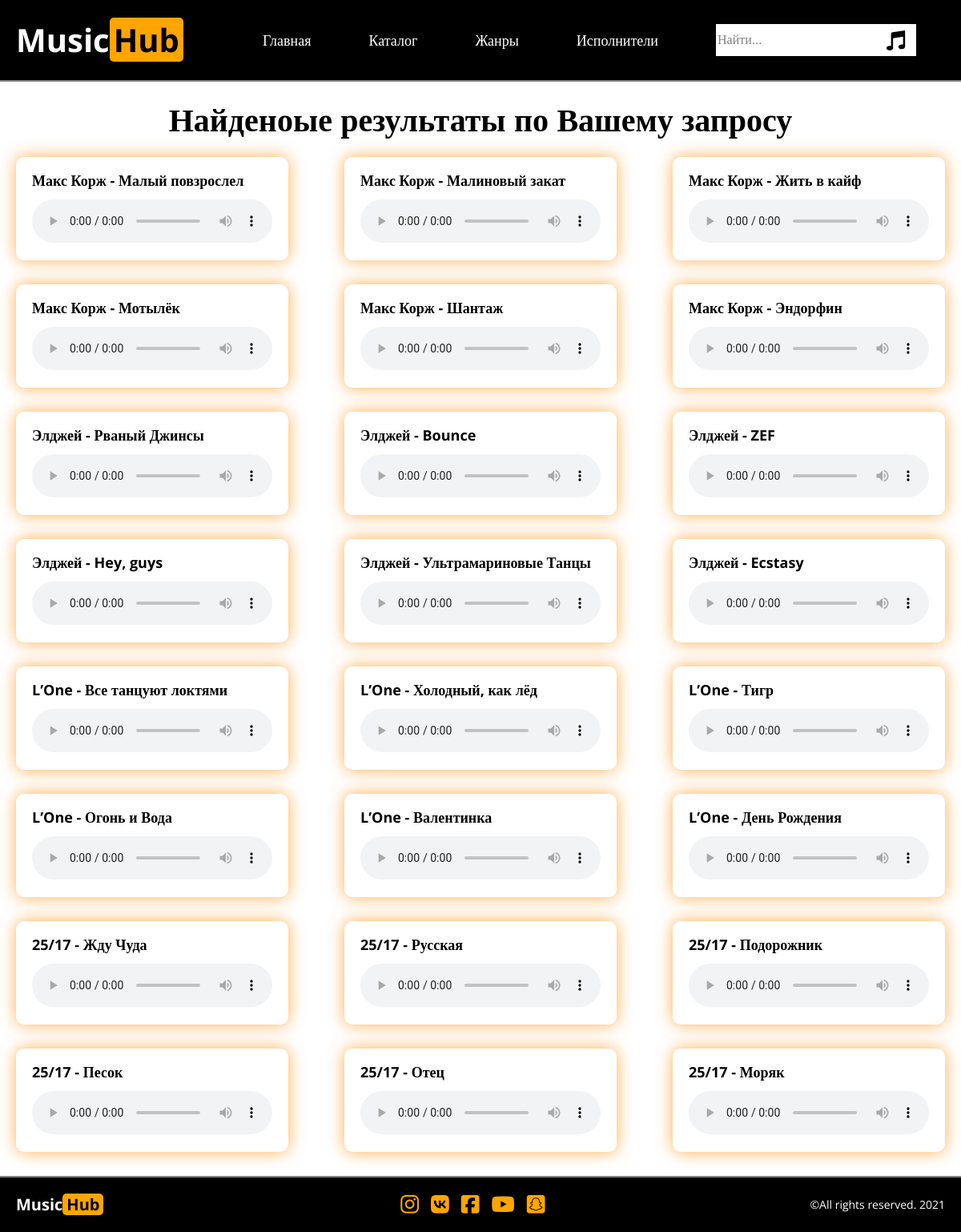
Screenshot of /search.php with the database file from the repository.
### tables this page shows
CREATE TABLE `music` (
  `id` int(10) UNSIGNED NOT NULL,
  `title` char(200) NOT NULL,
  `file_url` char(200) NOT NULL,
  `content` text NOT NULL,
  `cat_id` int(10) UNSIGNED NOT NULL,
  `cat_name` text NOT NULL,
  `author_id` int(10) UNSIGNED NOT NULL,
  `author_name` text NOT NULL,
  `cover` varchar(200) NOT NULL,
  `album` varchar(200) NOT NULL
);

### search.php (the view, shortened to what this page needs)
<!DOCTYPE html>
<html lang="ru">
    <head>
        <link rel="stylesheet" type="text/css" href="css/style.css">
    </head>
    <body>
        <header>
            <div class="wrapper">
                <div class="container header">
                    <div class="header__item logo">Music<span>Hub</span>
                    </div>
                    <ul class="header__item header__nav">
                        <li class="header__nav--item"><a href="index.php">Главная</a></li>
                        <li class="header__nav--item"><a href="#">Каталог</a></li>
                        <li class="header__nav--item"><a href="genres.php">Жанры</a></li>
                        <li class="header__nav--item"><a href="authors.php">Исполнители</a></li>
                        <li class="header__nav--item">
                            <form name="search" method="post" action="search.php" class="search">
                                <input type="search" name="search_q" placeholder="Найти...">
                                <input type="image" src="img/music_player_sign_musical_note_icon_123811.svg">
                            </form>
                        </li>
                    </ul>
                </div>
            </div>
        </header>
        <main>
            <div class="wrapper single">
                <div class="container">
                    <?php
                    $search_q=$_POST['search_q'];
                        $l= mysqli_connect('127.0.0.1', 'root', '', 'posts');
                        $search_q = trim($search_q);
                        $search_q = strip_tags($search_q);
                        $q= mysqli_query($l, "SELECT * FROM `music` WHERE title LIKE '%$search_q%' OR cat_name LIKE '%$search_q%' OR author_name LIKE '%$search_q%'");
                    ?>
                    <h1>Найденоые результаты по Вашему запросу</h1>
                     <div class="container__search">
                        <?php
                        while ($itog = mysqli_fetch_assoc($q)) {
                              ?>
                                <a href="single-post.php?id=<?= $itog['id'] ?>" class="music--card">
                                    <h4><?= $itog['title'] ?></h4>
                                    <audio src="<?= $itog['file_url'] ?>" type="audio/mpeg" controls="controls"></audio>
                                </a>
                              <?php
                        }
                        ?>
                    </div>
                </div>
            </div>
        </main>
        <footer>
            <div class="wrapper">
                <div class="container">
                    <div class="header__item logo">Music<span>Hub</span></div>
                    <ul class="social">
                        <li><i class="fab fa-instagram"></i></li>
                        <li><i class="fab fa-vk"></i></li>
                        <li><i class="fab fa-facebook-square"></i></li>
                        <li><i class="fab fa-youtube"></i></li>
                        <li><i class="fab fa-snapchat-square"></i></li>
                    </ul>
                    <div class="copyright">©All rights reserved. 2021</div>
                </div>
            </div>
        </footer>
    </body>
</html>

### css/style.css (style rules this page uses)
*, *:before, *:after { -moz-box-sizing: border-box; -webkit-box-sizing: border-box; box-sizing: border-box; }
nav, footer, header, aside { display: block; padding: 0; }
html, body { height: 100%; width: 100%; font-size: 100%; line-height: 1; font-size: 14px; -ms-text-size-adjust: 100%; -moz-text-size-adjust: 100%; -webkit-text-size-adjust: 100%; margin:0; overflow-x: hidden; }
input, button, textarea { font-family: inherit; }
a, a:visited { text-decoration: none; }
ul li { list-style: none; margin-block-start:0; margin-block-end:0; }
h1, h2, h3, h4, h5, h6 { font-size: inherit; font-weight: 400; }
body { font-family: 'Open Sans'; background-color: #000; color:#fff; }
.wrapper { display: flex; justify-content: center; }
header .wrapper { background-color: #000; border-bottom: 2px #808080 solid; }
.container { width: 1340px; padding: 0 20px; }
.header { display: flex; height: 100px; align-items: center; }
.logo { font-size: 40px; font-weight: 700; color:#fff; width: 20%; }
.logo span { background-color: orange; border-radius: 5px; padding: 0 5px; color:#000; }
.header__nav { display: flex; height: 100%; width: 80%; align-items: center; justify-content: space-around; }
.header__nav--item a { font-size: 18px; color: #fff; }
.search { height: 40px; background-color: #fff; width: 250px; display: flex; align-items: center; }
.search input[type="search"] { width: 85%; border:none; }
.search input[type="search"]::placeholder { color:grey; margin-left:15px; font-size: 16px; }
.search input[type="image"] { width: 25px; height: 25px; }
main .wrapper { position: relative; height: auto; }
main .container { display: flex; flex-direction: column; align-items: center; }
h1 { font-size: 40px; font-weight: 700; }
footer { height: 70px; border-top: 2px #808080 solid; }
footer .wrapper { height: 100%; }
footer .container { height: 100%; display: flex; align-items: center; justify-content: space-between; }
footer .logo { font-size: 20px; width: auto; }
.social { height: 100%; display: flex; align-items: center; }
.social i { font-size: 26px; color:orange; }
.social li:not(:last-child) { margin-right: 15px; }
.single { background-color: #fff; color:#000; }
h4 { font-size: 20px; font-weight: 700; margin-block-start: 0; }
.music--card h4 { font-size: 18px; color:#000; margin-block-end: 15px; }
.music--card { padding: 20px; margin-top:20px; box-shadow: 0 0 20px rgba(255,140,0,0.7); border-radius: 10px; margin: 0 0 30px 0; }
.container__search { display: flex; flex-direction: row; justify-content: space-between; flex-wrap: wrap; width: 100%; }

### rows the page displays
music: title "Макс Корж - Малый повзрослел"
music: title "Макс Корж - Малиновый закат"
music: title "Макс Корж - Жить в кайф"
music: title "Макс Корж - Мотылёк"
music: title "Макс Корж - Шантаж"
music: title "Макс Корж - Эндорфин"
music: title "Элджей - Рваный Джинсы"
music: title "Элджей - Bounce"
music: title "Элджей - ZEF"
music: title "Элджей - Hey, guys"
music: title "Элджей - Ультрамариновые Танцы"
music: title "Элджей - Ecstasy"
music: title "L’One - Все танцуют локтями"
music: title "L’One - Холодный, как лёд"
music: title "L’One - Тигр"
music: title "L’One - Огонь и Вода"
music: title "L’One - Валентинка"
music: title "L’One - День Рождения"
music: title "25/17 - Жду Чуда"
music: title "25/17 - Русская"
music: title "25/17 - Подорожник"
music: title "25/17 - Песок"
music: title "25/17 - Отец"
music: title "25/17 - Моряк"
